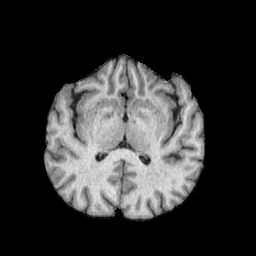
#> input picture 072.png, 256 x 256 px
$ python -i RemoveSkull.py   (imports and definitions only)
#> lines starting #> are read from the running program, lines starting #| are printed output that depends on the picture; after the words box and inside, x2 and y2 are one past the last pixel; in counts of white or black regions, pixels touching at a corner belong together
import numpy as np
import cv2 as cv
import os
from urllib.request import urlretrieve
from PIL import Image
MF = np.array(((0, 1, 1, 1,0), (1, 1, 1, 1, 1), (1, 1, 1, 1, 1), (1, 1, 1, 1, 1), (0, 1, 1, 1, 0)), dtype=int)

def otsu(img_gray):
    """
    img_gray: cv类型的灰度图
    return：cv类型的二值图
    """
    ret, img_bin = cv.threshold(img_gray, 0, 255, cv.THRESH_OTSU)
    return ret,img_bin

# [114 lines left out: functions fillHole, regionGrowingToGetBrain, BrainGreyStretch, printImg, not called in this run]

def arrayToCV(img_array):
    """
    array转cv类型
    """
    # array转PIL.Image
    image = Image.fromarray(img_array)
    # PIL.Image转换成OpenCV格式
    img_cv = cv.cvtColor(np.asarray(image, dtype='uint8'), cv.COLOR_RGB2BGR)
    return cv.cvtColor(img_cv, cv.COLOR_RGB2GRAY)

# [14 lines left out: functions CVToarray, show, not called in this run]

def RemoveSkull(src_path):
    # 有眼球
#> called with src_path = '072.png'
    src = cv.imread(src_path, 0)  # 256*256
#> src is the input picture: shape (256, 256); min 0, max 235, mean 49.5
    #show(src)
    # 二值化  自适应阈值的二值化去除了大脑特征，不建议使用
    # src_bin = adaptiveThreshold(src)
    threshold, src_bin = otsu(src)
#> in otsu, `ret, img_bin = cv.threshold(img_gray, 0, 255, cv.THRESH_OTSU)`:
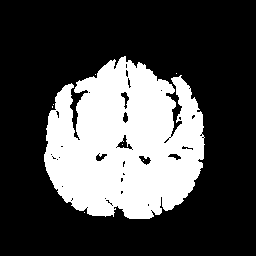
#> img_bin: shape (256, 256); 29% white; 8 white regions (7 under 20 px), largest, box (x1, y1, x2, y2) and area: (44, 56, 205, 219) 18994
#> in otsu, `ret, img_bin = cv.threshold(img_gray, 0, 255, cv.THRESH_OTSU)`: ret = 82
#> threshold = 82

    # 开操作，去除粘连
    src_bin = cv.morphologyEx(src_bin,cv.MORPH_OPEN,arrayToCV(MF))
    #show(src_bin)
    # 区域生长获得大脑的范围  这里的种子点是经验选取的
    brain_bin,container_grey = regionGrowingToGetBrain(src, src_bin, (100,100), 1, threshold)
    # [9 lines of commented-out code are left out]
    while(True):
        ex_brain = brain_bin
        #brain_bin = closing(brain_bin)
        brain_bin = cv.morphologyEx(brain_bin,cv.MORPH_CLOSE,arrayToCV(MF))
        if (ex_brain == brain_bin).all():
            break
    brain_bin = fillHole(brain_bin)*255
    #show(brain_bin)
    brain_bin = BrainGreyStretch(src,brain_bin,container_grey)
    #show(brain_bin)

    #闭操作去除缝隙孔洞等，直到收敛
    while(True):
        ex_brain = brain_bin
        #brain_bin = closing(brain_bin)
        brain_bin = cv.morphologyEx(brain_bin,cv.MORPH_CLOSE,arrayToCV(MF))
        if (ex_brain == brain_bin).all():
            break

    #show(brain_bin)
    brain_bin=cv.medianBlur(brain_bin,5)

    #show(brain_bin)
    brain_bin[brain_bin == 255] = 1
    brain_bin = brain_bin*src
    #show(brain_bin*src)
    return brain_bin

sides = ['axl','sag','cor']
rangee = [(52,115), (25,75), (14,100)]
# [10 lines not run here, left out]

#> (the run stopped early here; a loop or call above may not have finished)

$ run again, on 105.png
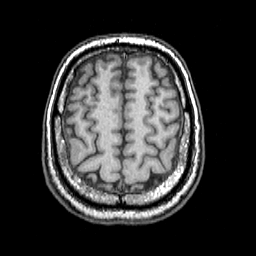
#> input picture 105.png, 256 x 256 px
#> in RemoveSkull, src is the input picture: shape (256, 256); min 0, max 255, mean 50.1
#> in otsu, `ret, img_bin = cv.threshold(img_gray, 0, 255, cv.THRESH_OTSU)`:
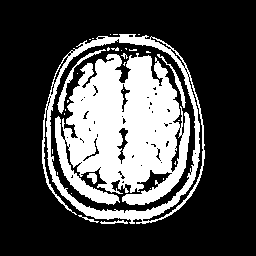
#> img_bin: shape (256, 256); 28.1% white; 32 white regions (25 under 20 px), largest, box (x1, y1, x2, y2) and area: (55, 53, 190, 205) 13707, (42, 34, 205, 224) 3968, (57, 49, 106, 114) 304
#> ret = 82
